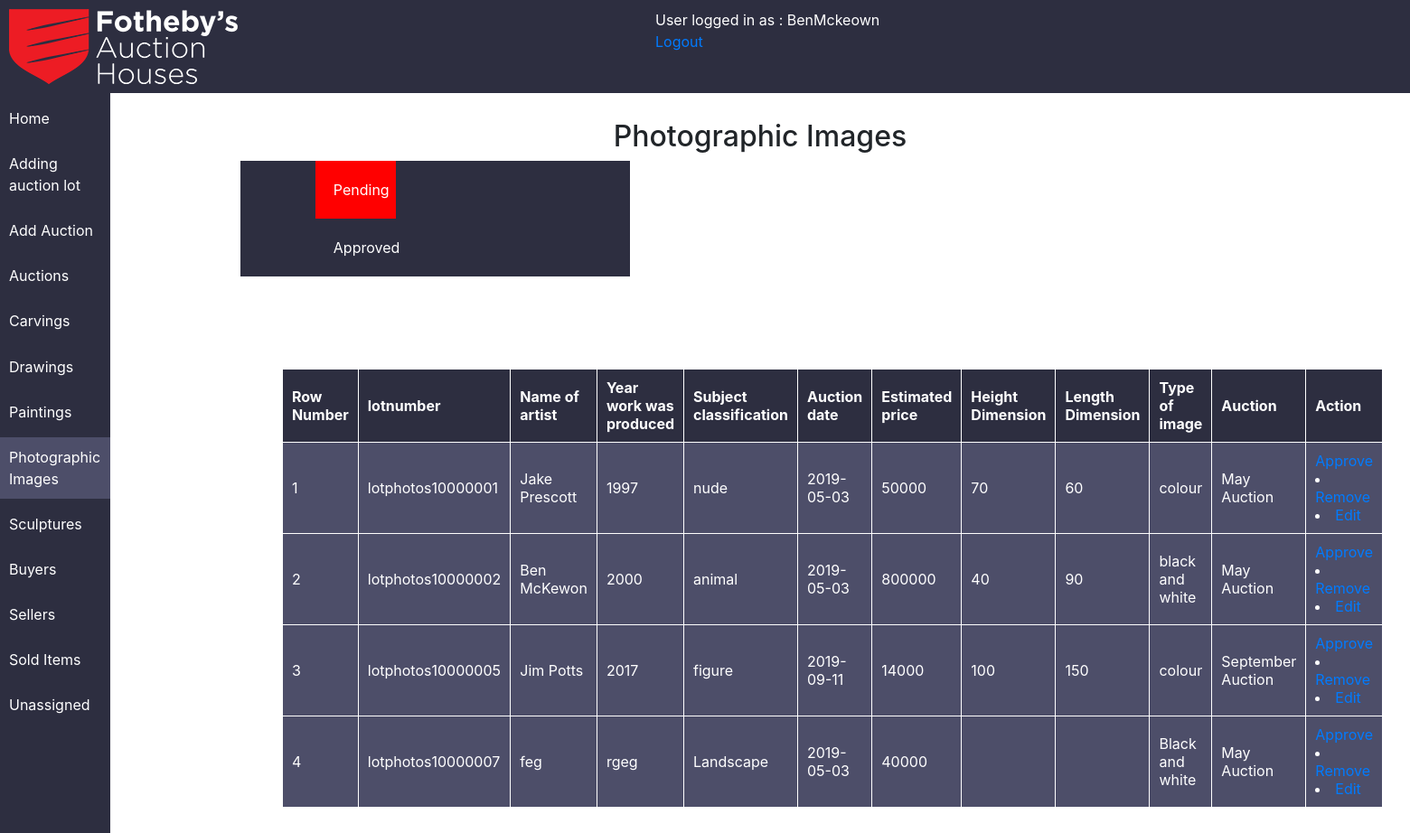
Screenshot of /default/public/admin/photos.php (signed in) with the database file from the repository.
### tables this page shows
CREATE TABLE `Photographic_Images` (
  `idPhotographic_Images` int(11) NOT NULL AUTO_INCREMENT,
  `lotnumber` varchar(45) NOT NULL DEFAULT 'lotphotos',
  `name_of_artist` varchar(45) DEFAULT NULL,
  `year_work_produced` varchar(45) DEFAULT NULL,
  `subject_classification` varchar(45) DEFAULT NULL,
  `description` varchar(500) DEFAULT NULL,
  `auction_date` varchar(45) DEFAULT NULL,
  `estimated_price` varchar(45) DEFAULT NULL,
  `type_of_image` varchar(45) DEFAULT NULL,
  `height_dimension` varchar(45) DEFAULT NULL,
  `length_dimension` varchar(45) DEFAULT NULL,
  `Auction` varchar(45) DEFAULT NULL,
  `status` varchar(45) DEFAULT NULL,
  `category` varchar(45) DEFAULT NULL,
  `sold_for` varchar(45) DEFAULT NULL,
  `commision_price` varchar(45) DEFAULT NULL,
  PRIMARY KEY (`idPhotographic_Images`,`lotnumber`)
);

### default/public/admin/photos.php (the view, shortened to what this page needs)
<?php
if (isset($_SESSION['loggedin']) && $_SESSION['loggedin'] == true){
require '../headers/header.php';
?>
<h2>Photographic Images</h2>
<div class="buttons">
<ul class="buttons">
  <a href="photos.php">
    <div class="active">
<li >
  Pending
</li>
</div>
</a>
<a href="approvedphotos.php">
  <li>
    Approved
  </li>
</a>
</ul>
</div>
<div class="con">
  <div class="tableview">
<table id="tableid" width="100%">
  <tr>
    <th>
      Row Number
    </th>
     <th>lotnumber</th>
     <th>Name of artist</th>
     <th>Year work was produced</th>
   <th>Subject classification</th>
     <th>Auction date</th>
      <th>Estimated price</th>
       <th>Height Dimension</th>
        <th>Length Dimension</th>
         <th>Type of image</th>
         <th>Auction</th>
   <th>
     Action
   </th>
<?php
require '../config.php';
$results = $pdo->query('SELECT * FROM Photographic_Images WHERE status = "pending" ');
$i=1;
foreach($results as $row){
echo  '<tr id="wrapper">'.
      '<td><a>'.$i.'</a></td>'.
      '<td> <a>'.$row['lotnumber'].$row['idPhotographic_Images'].'</a></td>'.
      '<td><a>'. $row['name_of_artist'].'</a></td>'.
      '<td><a>'.$row['year_work_produced'] .'</a></td>'.
      '<td><a>'.$row['subject_classification'] .'</a></td>'.
      '<td><a>'.$row['auction_date'] .'</a></td>'.
      '<td><a>'.$row['estimated_price'] .'</a></td>'.
      '<td><a>'.$row['height_dimension'] .'</a></td>'.
      '<td><a>'.$row['length_dimension'] .'</a></td>'.
      '<td><a>'.$row['type_of_image'] .'</a></td>'.
      '<td><a>'.$row['Auction'] .'</a></td>'.
      '<ul>'.
      '<li><td><a href="approvephoto.php?id='.$row['idPhotographic_Images'].'">Approve</a></li>'.
      '<li><a href="removephotos.php?id='.$row['idPhotographic_Images'].'">Remove</a></li>
<li><a href="viewphotos.php?id='.$row['idPhotographic_Images'].'">Edit</a></li>
      </td>
        </li>'.
        '</ul>
</tr>';
$i++;
}
}
else{
  header('location:../login.php');
}
?>
</table>
</div>
</div>

### default/public/style.css (style rules this page uses)
ul { list-style: none; }
.buttons { background-color: #2d2e40; width: 30%; margin-left: 10%; }
.buttons ul { color:white; list-style:none; }
.buttons a { color: white; }
.buttons li { padding:20px; }
html,body { height:100%; margin:0; }
body { width: 100%; height: 100%; }
.tableview2 table,th,td { color:white; border: 1px solid white; }
.tableview { width: 100%; padding: 30px; display: flex; justify-content: center; }
.tableview table,th,td { color:white; border: 1px solid white; }
.tableview th { background-color: #2d2e40; padding:10px; }
.tableview td { padding:10px; background-color: #4d4e69; }
.con { display: flex; justify-content: center; align-items: center; margin-top: 5%; }
h2 { margin-top: 2%; text-align: center; }
.active { background-color: red; }

### rows the page displays
photographic_images: lotnumber "lotphotos", idPhotographic_Images "10000001", name_of_artist "Jake Prescott", year_work_produced "1997", subject_classification "nude", auction_date "2019-05-03", estimated_price "50000", height_dimension "70", length_dimension "60", type_of_image "colour", Auction "May Auction"
photographic_images: lotnumber "lotphotos", idPhotographic_Images "10000002", name_of_artist "Ben McKewon", year_work_produced "2000", subject_classification "animal", auction_date "2019-05-03", estimated_price "800000", height_dimension "40", length_dimension "90", type_of_image "black and white", Auction "May Auction"
photographic_images: lotnumber "lotphotos", idPhotographic_Images "10000005", name_of_artist "Jim Potts", year_work_produced "2017", subject_classification "figure", auction_date "2019-09-11", estimated_price "14000", height_dimension "100", length_dimension "150", type_of_image "colour", Auction "September Auction"
photographic_images: lotnumber "lotphotos", idPhotographic_Images "10000007", name_of_artist "feg", year_work_produced "rgeg", subject_classification "Landscape", auction_date "2019-05-03", estimated_price "40000", type_of_image "Black and white", Auction "May Auction"

### other values shown
$_SESSION['username'] "BenMckeown"
